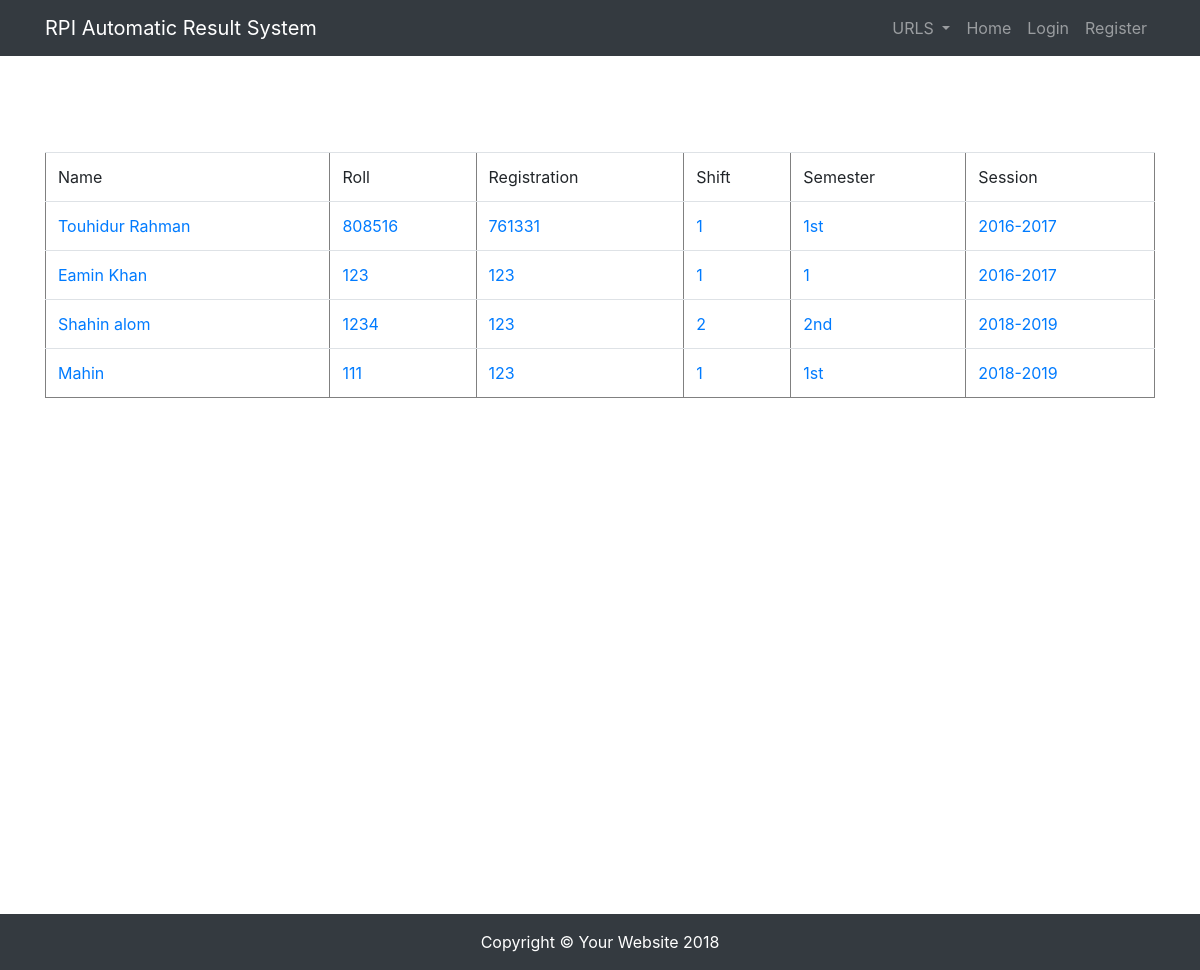
The app's page /student/list/, older data.
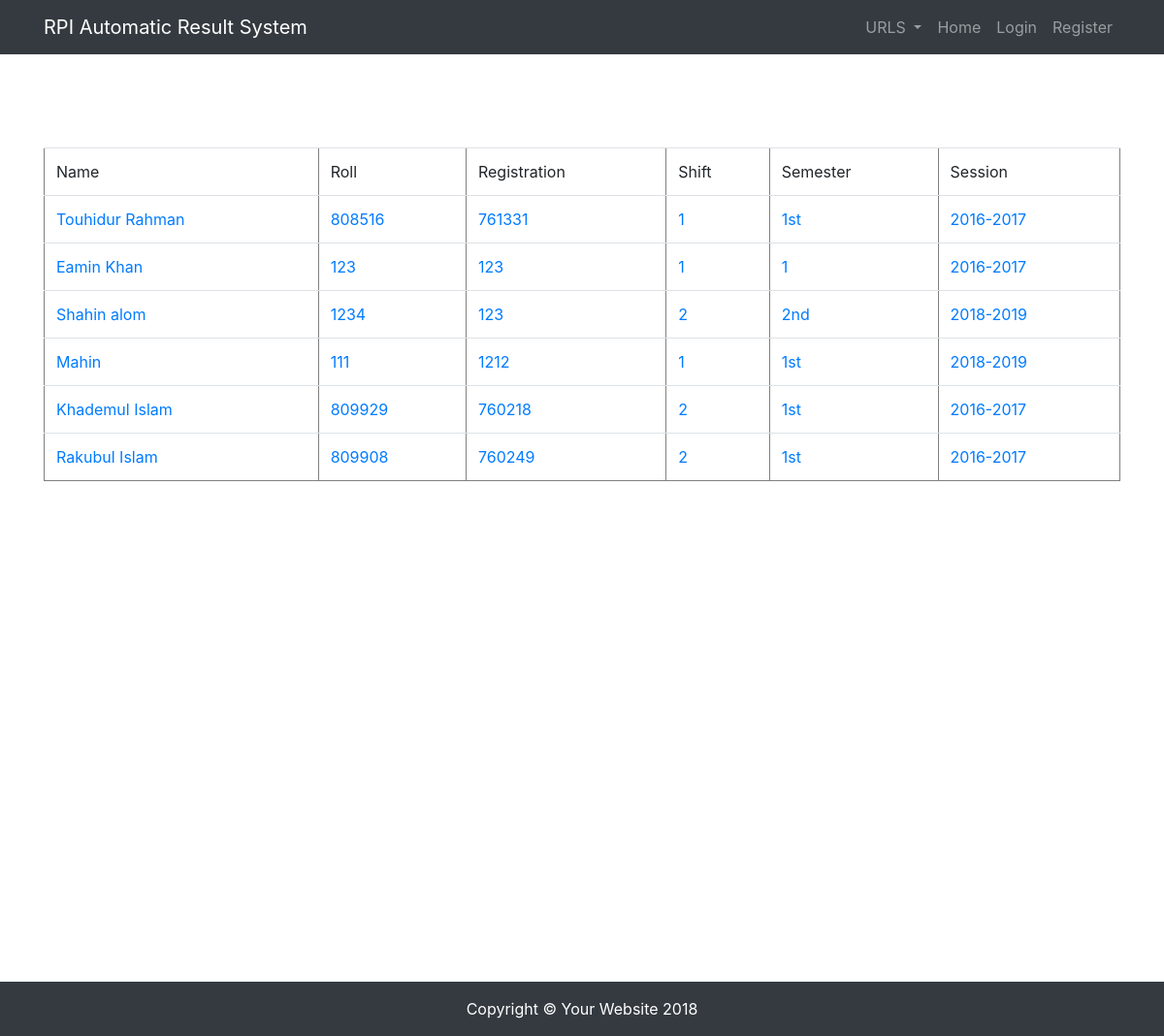
The same page, newer data.
### rpiapp/models.py (models this page shows, shortened)
class Student(models.Model):
    SHIFT = (
        ('1', '1st'),
        ('2', '2nd'),
    )
    SEMESTER = (
        ('1st', '1st'),
        ('2nd', '2nd'),
        ('3rd', '3rd'),
        ('4th', '4th'),
        ('5th', '5th'),
        ('6th', '6th'),
        ('7th', '7th'),
        ('8th', '8th'),
    )
    SESSION = (
        ([tuple(str(str(str(int(i[0])) + '-' + str(int(i[0] + 1))) + ', ' + str(
            str(int(i[0])) + '-' + str(int(i[0] + 1)))).split(',')) for i in
          tuple(map(lambda *x: x, (tuple([i for i in range(2016, 2050)]))))])
    )
    DEPARTMENT = (
        ('computer', 'Computer'),
        ('civil', 'Civil'),
        ('electrical', 'Electrical'),
        ('electronics', 'Electronics'),
        ('mechanical', 'Mechanical'),
        ('power', 'Power'),
        ('electromedical', 'Electromedical'),
        ('mechatronics', 'Mechatronics'),
    )
    s_name = models.CharField(max_length=250, blank=True, verbose_name='Name')
    s_roll = models.IntegerField(default=0, blank=True, verbose_name='Roll')
    s_reg = models.IntegerField(default=0, blank=True, verbose_name='Registration')
    s_shift = models.CharField(max_length=10, choices=SHIFT, verbose_name='Shift')
    s_semester = models.CharField(max_length=10, choices=SEMESTER, verbose_name='Semester')
    s_session = models.CharField(max_length=10, choices=SESSION, verbose_name='Session')
    s_department = models.CharField(max_length=50, choices=DEPARTMENT, verbose_name='Department')
    slug = models.SlugField(unique=True, null=True)
    def get_absolute_url(self):
        return reverse('student_details_view', kwargs={"slug": self.slug})

### rpiapp/views.py (the view)
# urls.py: url(r'^student/list/$', StudentListView.as_view(), name='student_list_view'),
class StudentListView(ListView):
    model = Student
    template_name = 'student_list_view.html'
    def get_queryset(self, *args, **kwargs):
        qs = super(StudentListView, self).get_queryset(*args, **kwargs)
        return qs

### rpiapp/templates/student_list_view.html (shortened to what this page needs)
{% extends 'base.html'%}
{% block content %}
    <table class="table" border="1">
        <tr>
            <td class="active">Name</td>
            <td class="active">Roll</td>
            <td class="active">Registration</td>
            <td class="active">Shift</td>
            <td class="active">Semester</td>
            <td class="active">Session</td>
        </tr>
        {% for object in object_list %}
        <tr>
            <td class="active"><a href="{{ object.get_absolute_url }}">{{ object.s_name }}</a></td>
            <td class="active"><a href="{{ object.get_absolute_url }}">{{ object.s_roll }}</a></td>
            <td class="active"><a href="{{ object.get_absolute_url }}">{{ object.s_reg }}</a></td>
            <td class="active"><a href="{{ object.get_absolute_url }}">{{ object.s_shift }}</a></td>
            <td class="active"><a href="{{ object.get_absolute_url }}">{{ object.s_semester }}</a></td>
            <td class="active"><a href="{{ object.get_absolute_url }}">{{ object.s_session }}</a></td>
        </tr>
        {% endfor %}
    </table>
{% endblock  %}

### rpiapp/templates/base.html (shortened to what this page needs)
{% load static %}
<!DOCTYPE html>
<html lang="en">
  <head>
    <link href="{% static 'vendor/bootstrap/css/bootstrap.min.css' %}" rel="stylesheet">
    <link href="{% static 'css/modern-business.css' %}" rel="stylesheet">
  </head>
  <body>
    <nav class="navbar fixed-top navbar-expand-lg navbar-dark bg-dark fixed-top">
      <div class="container">
        <a class="navbar-brand" href="/">RPI Automatic Result System</a>
        <div class="collapse navbar-collapse" id="navbarResponsive">
          <ul class="navbar-nav ml-auto">
            <li class="nav-item dropdown">
              <a class="nav-link dropdown-toggle" href="#" id="navbarDropdownPortfolio" data-toggle="dropdown" aria-haspopup="true" aria-expanded="false">
                URLS
              </a>
            </li>
              <li class="nav-item">
                  <a class="nav-link" href="/">Home</a>
              </li>
              <li class="nav-item">
                  {% if request.user.is_authenticated %}
                      <li><a class="nav-link" href="/logout/">Logout</a></li>
                  {% else %}
                      <li><a class="nav-link" href="/login/">Login</a></li>
                      <li><a class="nav-link" href="/register/">Register</a></li>
                  {% endif %}
              </li>
          </ul>
        </div>
      </div>
    </nav>
    <div class="container">
        {% block content %}
        {% endblock %}
    </div>
    <div class = "footer">
    <footer class="py-5 bg-dark">
      <div class="container">
        <p class="m-0 text-center text-white">Copyright &copy; Your Website 2018</p>
      </div>
    </footer>
    </div>
  </body>
</html>

### static/css/modern-business.css (style rules this page uses)
body { padding-top: 54px; }
@media (min-width: 992px) { body { padding-top: 56px; } }
.footer { bottom: 0px; padding:500px 0 0 0; z-index:1030; bottom: 0; right: 0; left: 0; }

Row changes from the older to the newer data that the page shows:
changed Student "Mahin": s_reg "123" → "1212"
added Student: s_name "Khademul Islam", s_roll "809929", s_reg "760218", s_shift "2", s_semester "1st", s_session "2016-2017"
added Student: s_name "Rakubul Islam", s_roll "809908", s_reg "760249", s_shift "2", s_semester "1st", s_session "2016-2017"
